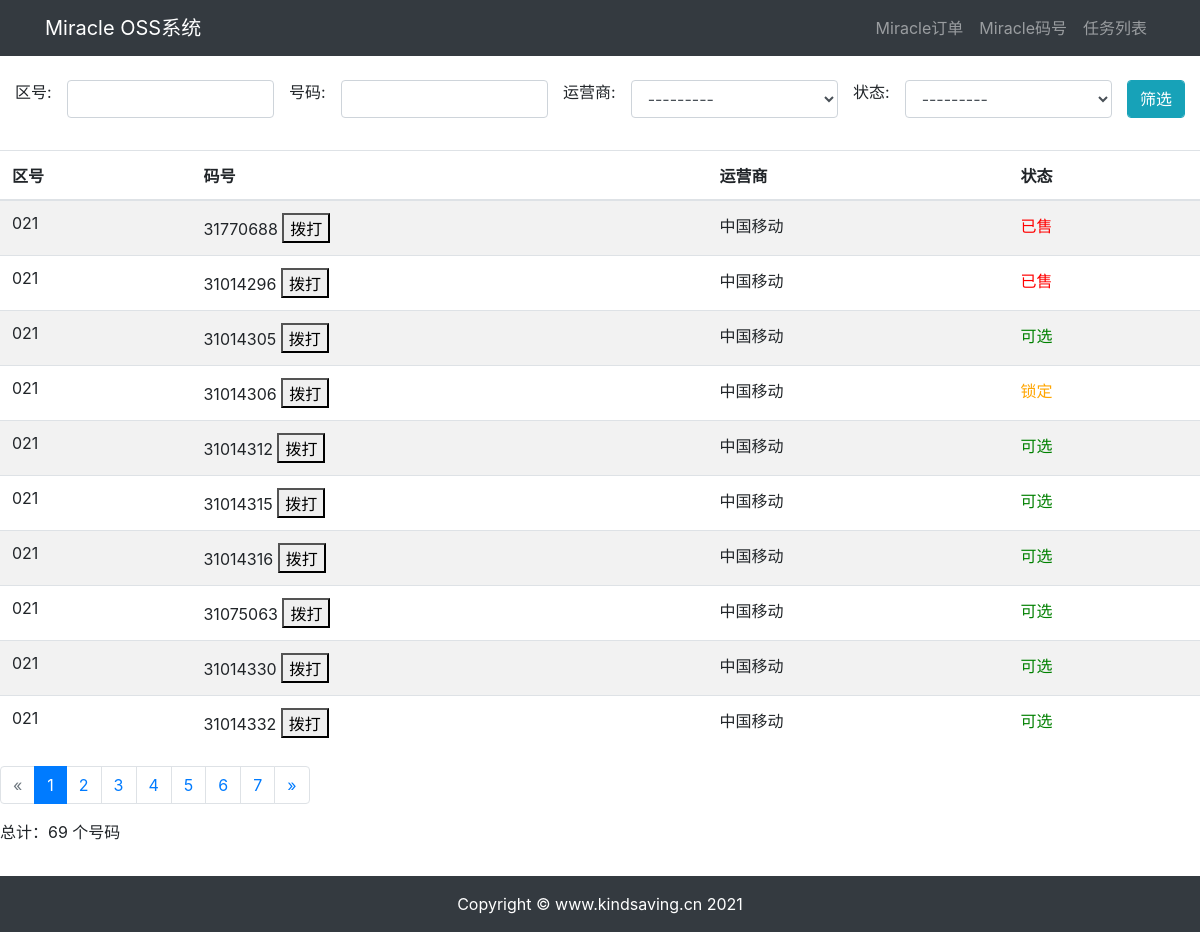
/Miracle/MiracleNumber/, run on the app's committed database.
### Miracle/models.py (models this page shows)
class MiracleNumber(models.Model):
    OPERATORS = (
        ('中国电信', '中国电信'),
        ('中国联通', '中国联通'),
        ('中国移动', '中国移动'),
        ('中国铁通', '中国铁通'),
    )
    STATUSS = (
        ('可选', '可选'),
        ('锁定', '锁定'),
        ('已售', '已售'),
    )
    Zip = models.CharField(max_length=4, default='021', verbose_name='区号')
    Number = models.IntegerField(verbose_name='固话号码')
    Operator = models.CharField(max_length=12, verbose_name='运营商', choices=OPERATORS)
    Status = models.CharField(max_length=8, verbose_name='状态', default='可选', choices=STATUSS)
    Organize =models.CharField(max_length=30,default=' ',verbose_name='客户名称')
    def colored_Status(self):
        if self.Status == '可选':
            color_code = 'green'
        elif self.Status == '锁定':
            color_code = 'orange'
        else:
            color_code = 'red'
        return format_html(
            '<span style="color: {};">{}</span>',
            color_code,
            self.Status,
        )
    colored_Status.short_description = u"状态"
    class Meta:
        unique_together = (("Zip", "Number"),)
        verbose_name_plural = 'Miracle码号'

### Miracle/views.py (the view)
# urls.py: path('Miracle/MiracleNumber/',MiracleViews.MiracleNumber_search,name='MiracleNumber_search'),
def MiracleNumber_search(request):
    f = MiracleNumberFilter(request.GET,queryset=MiracleNumber.objects.all().order_by('id'))
    paginator = Paginator(f.qs, 10)
    page = request.GET.get('page')
    page_obj = paginator.get_page(page)
    context = {'page_obj': page_obj, 'paginator': paginator,
               'is_paginated': True, 'filter': f, }
    return render(request,'MiracleNumber_filter.html',context)

### Miracle/templates/MiracleNumber_filter.html (shortened to what this page needs)
{% extends "base.html" %}
{% block content %}
{% load widget_tweaks %}
<br>
<div class="well justify-content-center">
    <form action="" role="search" method="get">
        <div class="input-group col-md-12 align-self-center">
    {% with form=filter.form %}
            {% for field in form.visible_fields %}
            <div ,class="form-group col align-self-center">
                {{ field.label_tag }}
            </div>
            <div class="form-group col align-self-center">
                  {% render_field field class="form-control" %}
            </div>
    {% endfor %}
           <span class="input-group-btn">
                <button class="btn btn-info form-control" type="submit" value="submit">筛选</button>
            </span>
        </div>
    {% endwith %}
    </form>
</div>
{% if is_paginated %}
<table class="table table-striped">
    <thead>
        <tr>
            <th>区号</th>
            <th>码号</th>
            <th>运营商</th>
            <th>状态</th>
        </tr>
    </thead>
    <tbody>
{% for Number in page_obj %}
        <tr>
            <td>
{{ Number.Zip }}
            </td>
            <td>
                {{ Number.Number}} <button onclick="makecall($(parentNode.firstChild).text())">拨打</button>
            </td>
            <td>
{{ Number.Operator }}
            </td>
            {% if Number.Status == "已售" %}
            <td style="color: red">
            {%elif Number.Status == "锁定" %}
            <td style="color: orange">
            {%elif Number.Status == "可选" %}
            <td style="color: green">
            {% else %}
            <td>
            {%endif%}
{{ Number.Status }}
            </td>
{% endfor %}
        </tr>
    </tbody>
</table>
{% else %}
<p>There are no Numbers yet.</p>
{% endif %}
{% if is_paginated %}
     <ul class="pagination">
{% if page_obj.has_previous %}
         <li class="page-item"><a class="page-link" href="?page={{page_obj.previous_page_number}}">&laquo;</a></li>
{% else %}
         <li class="page-item disabled"><span class="page-link">&laquo;</span></li>
{% endif %}
         {% for i in paginator.page_range %}
         {% if page_obj.number == i %}
         <li class="page-item active"><span class="page-link"> {{ i }} <span class="sr-only">(current)</span></span></li>
{% else %}
               <li class="page-item"><a class="page-link" href="?page={{ i }}">{{ i }}</a></li>
{% endif %}
         {% endfor %}
         {% if page_obj.has_next %}
         <li class="page-item"><a class="page-link" href="?page={{ page_obj.next_page_number }}">&raquo;</a></li>
{% else %}
         <li class="page-item disabled"><span class="page-link">&raquo;</span></li>
{% endif %}
     </ul>
{% endif %}
<p>总计：{{filter.qs.count}} 个号码</p>
{% endblock content %}

### data on the page
MiracleNumber: Zip "021", Number "31770688", Operator "中国移动", Status "已售"
MiracleNumber: Zip "021", Number "31014296", Operator "中国移动", Status "已售"
MiracleNumber: Zip "021", Number "31014305", Operator "中国移动", Status "可选"
MiracleNumber: Zip "021", Number "31014306", Operator "中国移动", Status "锁定"
MiracleNumber: Zip "021", Number "31014312", Operator "中国移动", Status "可选"
MiracleNumber: Zip "021", Number "31014315", Operator "中国移动", Status "可选"
MiracleNumber: Zip "021", Number "31014316", Operator "中国移动", Status "可选"
MiracleNumber: Zip "021", Number "31075063", Operator "中国移动", Status "可选"
MiracleNumber: Zip "021", Number "31014330", Operator "中国移动", Status "可选"
MiracleNumber: Zip "021", Number "31014332", Operator "中国移动", Status "可选"

### other printed values
{{ field.label_tag }} "区号:" "号码:" "运营商:" "状态:"
{{ i }} "1"
{{ i }} "2" "3" "4" "5" "6" "7"
{{ filter.qs.count }} "69"
